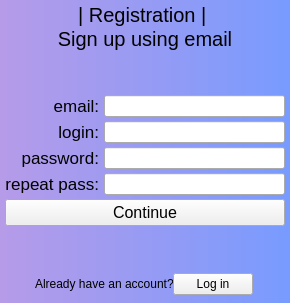
<?xml version="1.0" encoding="UTF-8"?>
<ui version="4.0">
 <class>Window</class>
 <widget class="QWidget" name="Window">
  <property name="geometry">
   <rect>
    <x>0</x>
    <y>0</y>
    <width>290</width>
    <height>303</height>
   </rect>
  </property>
  <property name="minimumSize">
   <size>
    <width>243</width>
    <height>285</height>
   </size>
  </property>
  <property name="maximumSize">
   <size>
    <width>290</width>
    <height>365</height>
   </size>
  </property>
  <property name="windowTitle">
   <string>Registration</string>
  </property>
  <property name="windowIcon">
   <iconset>
    <normaloff>../icons/registration.png</normaloff>../icons/registration.png</iconset>
  </property>
  <property name="autoFillBackground">
   <bool>false</bool>
  </property>
  <property name="styleSheet">
   <string notr="true">#Window {
	background-color: qlineargradient(spread:pad, x1:0, y1:0, x2:1, y2:0, stop:0 rgba(182, 155, 232, 255), stop:1 rgba(120, 155, 255, 255));
}</string>
  </property>
  <layout class="QGridLayout" name="gridLayout">
   <property name="sizeConstraint">
    <enum>QLayout::SetNoConstraint</enum>
   </property>
   <property name="leftMargin">
    <number>5</number>
   </property>
   <property name="topMargin">
    <number>3</number>
   </property>
   <property name="rightMargin">
    <number>5</number>
   </property>
   <property name="bottomMargin">
    <number>3</number>
   </property>
   <property name="horizontalSpacing">
    <number>5</number>
   </property>
   <property name="verticalSpacing">
    <number>4</number>
   </property>
   <item row="3" column="1">
    <widget class="QLineEdit" name="passwordInput">
     <property name="text">
      <string/>
     </property>
     <property name="echoMode">
      <enum>QLineEdit::Password</enum>
     </property>
    </widget>
   </item>
   <item row="6" column="0" colspan="2">
    <widget class="QLabel" name="errText">
     <property name="sizePolicy">
      <sizepolicy hsizetype="Preferred" vsizetype="Maximum">
       <horstretch>0</horstretch>
       <verstretch>0</verstretch>
      </sizepolicy>
     </property>
     <property name="maximumSize">
      <size>
       <width>16777215</width>
       <height>100</height>
      </size>
     </property>
     <property name="font">
      <font>
       <pointsize>12</pointsize>
      </font>
     </property>
     <property name="text">
      <string/>
     </property>
     <property name="scaledContents">
      <bool>false</bool>
     </property>
     <property name="alignment">
      <set>Qt::AlignCenter</set>
     </property>
     <property name="wordWrap">
      <bool>true</bool>
     </property>
    </widget>
   </item>
   <item row="1" column="0">
    <widget class="QLabel" name="text4">
     <property name="font">
      <font>
       <pointsize>13</pointsize>
      </font>
     </property>
     <property name="text">
      <string>email:</string>
     </property>
     <property name="alignment">
      <set>Qt::AlignRight|Qt::AlignTrailing|Qt::AlignVCenter</set>
     </property>
    </widget>
   </item>
   <item row="2" column="0">
    <widget class="QLabel" name="text5">
     <property name="font">
      <font>
       <pointsize>13</pointsize>
      </font>
     </property>
     <property name="text">
      <string>login:</string>
     </property>
     <property name="alignment">
      <set>Qt::AlignRight|Qt::AlignTrailing|Qt::AlignVCenter</set>
     </property>
    </widget>
   </item>
   <item row="4" column="1">
    <widget class="QLineEdit" name="password2Input">
     <property name="text">
      <string/>
     </property>
     <property name="echoMode">
      <enum>QLineEdit::Password</enum>
     </property>
    </widget>
   </item>
   <item row="5" column="0" colspan="2">
    <widget class="QPushButton" name="submitButton">
     <property name="font">
      <font>
       <pointsize>12</pointsize>
      </font>
     </property>
     <property name="text">
      <string>Continue</string>
     </property>
    </widget>
   </item>
   <item row="4" column="0">
    <widget class="QLabel" name="text7">
     <property name="font">
      <font>
       <pointsize>13</pointsize>
      </font>
     </property>
     <property name="text">
      <string>repeat pass:</string>
     </property>
     <property name="alignment">
      <set>Qt::AlignRight|Qt::AlignTrailing|Qt::AlignVCenter</set>
     </property>
    </widget>
   </item>
   <item row="3" column="0">
    <widget class="QLabel" name="text6">
     <property name="font">
      <font>
       <pointsize>13</pointsize>
      </font>
     </property>
     <property name="text">
      <string>password:</string>
     </property>
     <property name="alignment">
      <set>Qt::AlignRight|Qt::AlignTrailing|Qt::AlignVCenter</set>
     </property>
    </widget>
   </item>
   <item row="2" column="1">
    <widget class="QLineEdit" name="loginInput"/>
   </item>
   <item row="1" column="1">
    <widget class="QLineEdit" name="emailInput"/>
   </item>
   <item row="7" column="0" colspan="2">
    <layout class="QFormLayout" name="BottomPanel">
     <property name="sizeConstraint">
      <enum>QLayout::SetMaximumSize</enum>
     </property>
     <property name="fieldGrowthPolicy">
      <enum>QFormLayout::ExpandingFieldsGrow</enum>
     </property>
     <property name="formAlignment">
      <set>Qt::AlignBottom|Qt::AlignHCenter</set>
     </property>
     <property name="leftMargin">
      <number>5</number>
     </property>
     <property name="rightMargin">
      <number>5</number>
     </property>
     <property name="bottomMargin">
      <number>5</number>
     </property>
     <item row="0" column="0">
      <widget class="QLabel" name="text3">
       <property name="sizePolicy">
        <sizepolicy hsizetype="Expanding" vsizetype="Minimum">
         <horstretch>0</horstretch>
         <verstretch>0</verstretch>
        </sizepolicy>
       </property>
       <property name="text">
        <string>Already have an account?</string>
       </property>
      </widget>
     </item>
     <item row="0" column="1">
      <widget class="QPushButton" name="loginButton">
       <property name="text">
        <string>Log in</string>
       </property>
      </widget>
     </item>
    </layout>
   </item>
   <item row="0" column="0" colspan="2">
    <layout class="QVBoxLayout" name="UpperPanel">
     <item>
      <widget class="QLabel" name="text1">
       <property name="font">
        <font>
         <pointsize>15</pointsize>
        </font>
       </property>
       <property name="text">
        <string>| Registration | </string>
       </property>
       <property name="alignment">
        <set>Qt::AlignCenter</set>
       </property>
      </widget>
     </item>
     <item>
      <widget class="QLabel" name="text2">
       <property name="font">
        <font>
         <pointsize>15</pointsize>
        </font>
       </property>
       <property name="text">
        <string>Sign up using email</string>
       </property>
       <property name="alignment">
        <set>Qt::AlignCenter</set>
       </property>
      </widget>
     </item>
     <item>
      <spacer name="verticalSpacer">
       <property name="orientation">
        <enum>Qt::Vertical</enum>
       </property>
       <property name="sizeType">
        <enum>QSizePolicy::Preferred</enum>
       </property>
       <property name="sizeHint" stdset="0">
        <size>
         <width>20</width>
         <height>40</height>
        </size>
       </property>
      </spacer>
     </item>
    </layout>
   </item>
  </layout>
 </widget>
 <resources/>
 <connections/>
</ui>
